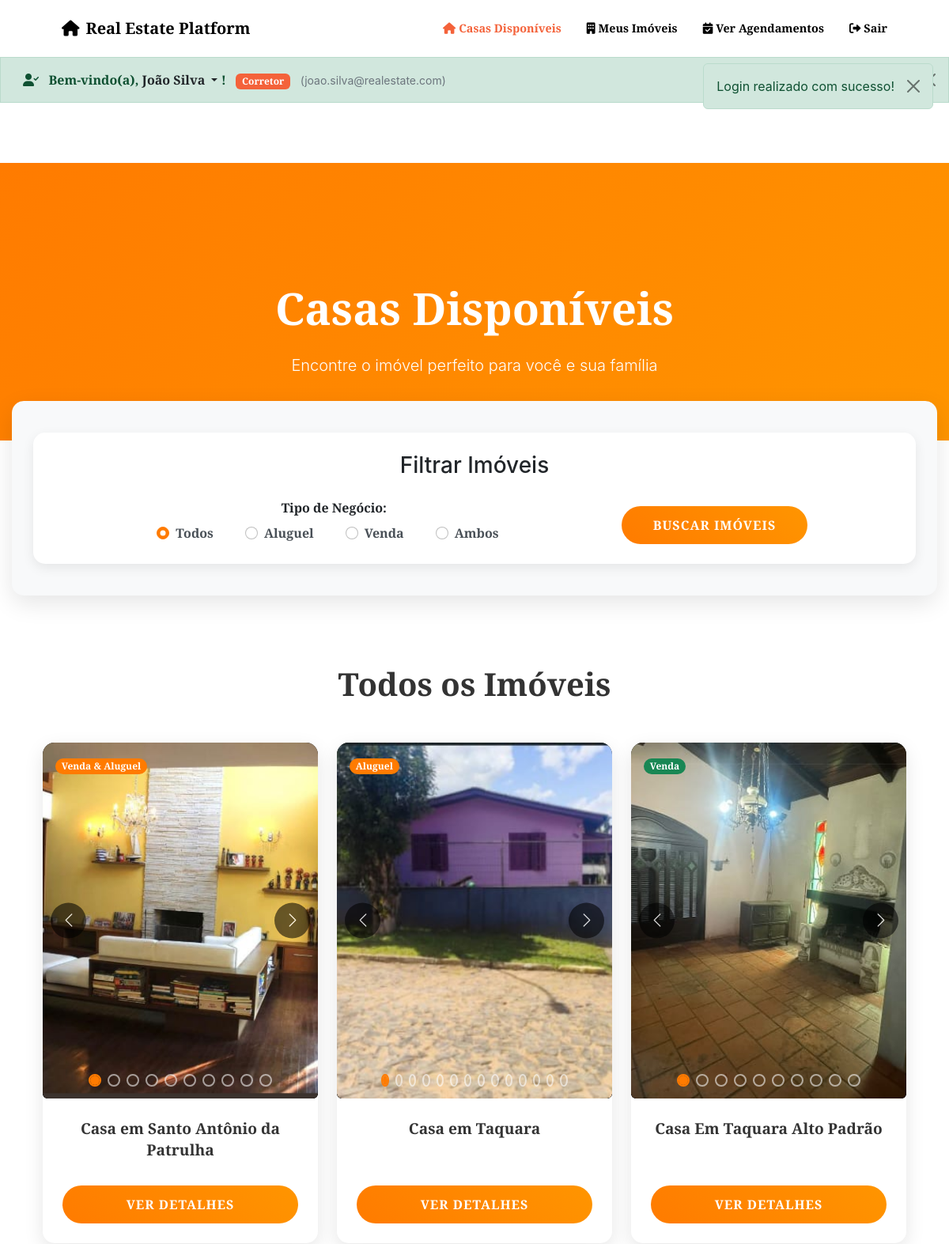
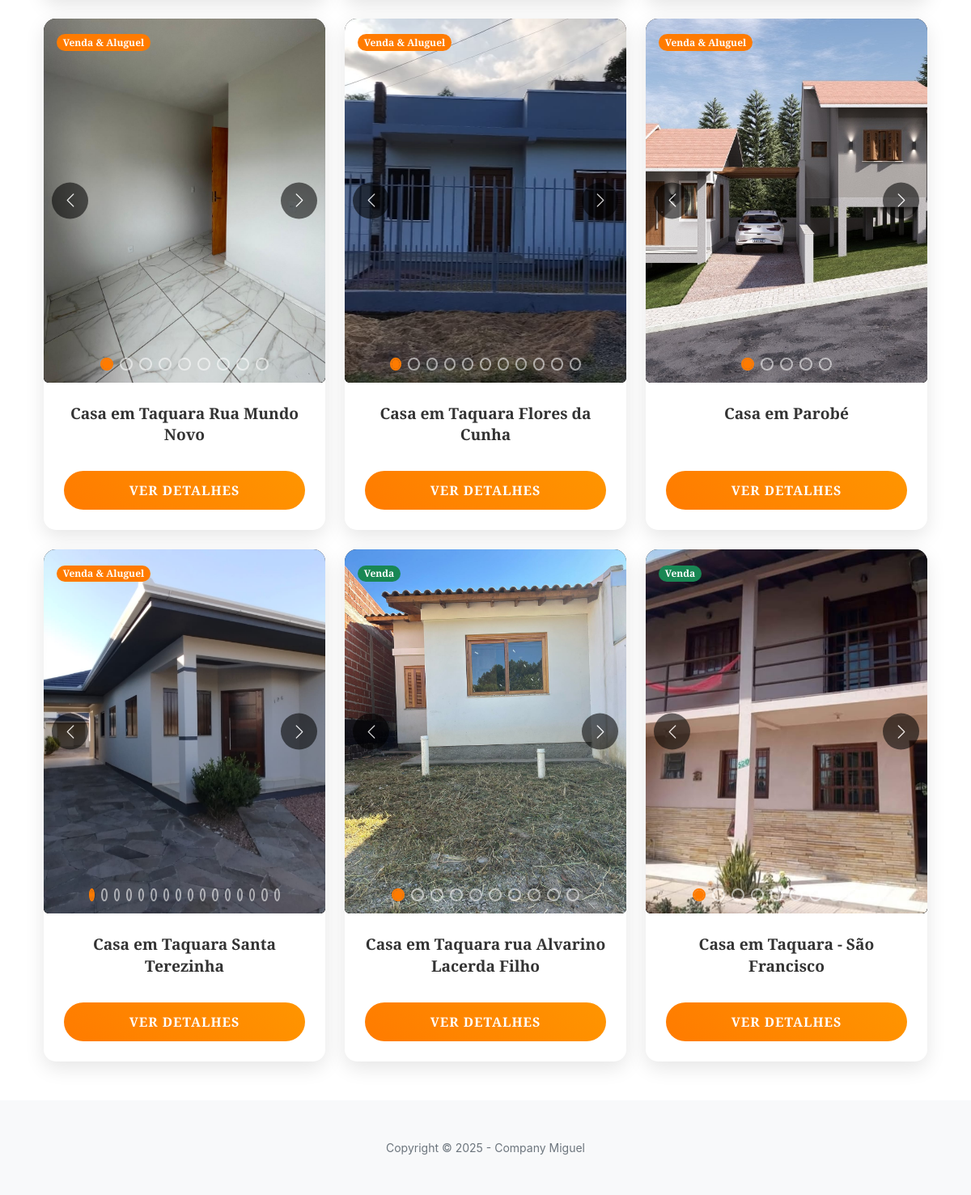
The app's page /casas_disponiveis.php (signed in) with its own data (2 pictures, top to bottom).
### tables this page shows
CREATE TABLE brokers (
    id INT AUTO_INCREMENT PRIMARY KEY,
    user_id INT NOT NULL,
    license_number VARCHAR(50) UNIQUE,
    company VARCHAR(255) NULL,
    specialties JSON NULL,
    commission_rate DECIMAL(5,2) DEFAULT 3.00,
    rating DECIMAL(3,2) DEFAULT 0.00,
    reviews_count INT DEFAULT 0,
    total_sales INT DEFAULT 0,
    years_experience INT DEFAULT 0,
    languages JSON NULL,
    created_at TIMESTAMP DEFAULT CURRENT_TIMESTAMP,
    updated_at TIMESTAMP DEFAULT CURRENT_TIMESTAMP ON UPDATE CURRENT_TIMESTAMP,
    
    FOREIGN KEY (user_id) REFERENCES users(id) ON DELETE CASCADE,
    UNIQUE KEY unique_broker_user (user_id)
);

CREATE TABLE users (
    id INT AUTO_INCREMENT PRIMARY KEY,
    first_name VARCHAR(100) NOT NULL,
    last_name VARCHAR(100) NOT NULL,
    email VARCHAR(255) NOT NULL UNIQUE,
    password VARCHAR(255) NOT NULL,
    cpf VARCHAR(14) UNIQUE,
    phone VARCHAR(20),
    user_type ENUM('user', 'broker', 'admin') DEFAULT 'user',
    status ENUM('active', 'inactive', 'pending') DEFAULT 'pending',
    email_verified BOOLEAN DEFAULT FALSE,
    verification_token VARCHAR(255) NULL,
    password_reset_token VARCHAR(255) NULL,
    password_reset_expires DATETIME NULL,
    created_at TIMESTAMP DEFAULT CURRENT_TIMESTAMP,
    updated_at TIMESTAMP DEFAULT CURRENT_TIMESTAMP ON UPDATE CURRENT_TIMESTAMP,
    
    INDEX idx_email (email),
    INDEX idx_user_type (user_type),
    INDEX idx_status (status)
);

### includes/auth.php (called while the page is built, shortened)
<?php
require_once __DIR__ . '/database.php';
class Auth {
    private $pdo;
    public function __construct() {
        global $pdo;
        $this->pdo = $pdo;
    }
    public function isLoggedIn() {
        return isset($_SESSION['user_id']);
    }
    public function getCurrentUser() {
        try {
            $stmt = $this->pdo->prepare("
                SELECT u.*, up.*, b.id as broker_id, b.license_number, b.company
                FROM users u
                LEFT JOIN user_profiles up ON u.id = up.user_id
                LEFT JOIN brokers b ON u.id = b.user_id
                WHERE u.id = ?
            ");
            $stmt->execute([$_SESSION['user_id']]);
            return $stmt->fetch();
        } catch (Exception $e) {
            error_log("Get current user error: " . $e->getMessage());
            return null;
        }
    }
}

### includes/init.php (called while the page is built, shortened)
<?php
require_once __DIR__ . '/database.php';
require_once __DIR__ . '/auth.php';
$auth = new Auth();

### includes/user_info.php (the view, shortened to what this page needs)
<?php
function renderUserInfo($current_user) {
    $user_name = htmlspecialchars($current_user['first_name'] . ' ' . $current_user['last_name']);
    $user_email = htmlspecialchars($current_user['email']);
    $user_type_label = [
        'user' => 'Cliente',
        'broker' => 'Corretor',
        'admin' => 'Administrador'
    ][$current_user['user_type']] ?? 'Usuário';
    echo <<<HTML
    <div id="userInfoBar" class="alert alert-success alert-dismissible fade show user-info-bar" role="alert"
         style="margin-bottom: 0; border-radius: 0; position: fixed; top: 72px; left: 0; right: 0; z-index: 1025;
                transition: transform 0.3s ease-in-out, opacity 0.3s ease-in-out;">
        <div class="container">
            <div class="d-flex justify-content-between align-items-center">
                <div>
                    <i class="fas fa-user-check me-2"></i>
                    <strong>Bem-vindo(a),
                        <div class="dropdown d-inline">
                            <a class="text-decoration-none text-dark fw-bold dropdown-toggle" href="#" role="button"
                               id="userDropdown" data-bs-toggle="dropdown" aria-expanded="false"
                               style="cursor: pointer; border: none; background: transparent;">
                                {$user_name}
                            </a>
                            <ul class="dropdown-menu" aria-labelledby="userDropdown">
                                <li>
                                    <a class="dropdown-item" href="perfil.php">
                                        <i class="fas fa-user me-2"></i>Meu Perfil
                                    </a>
                                </li>
HTML;
    echo <<<HTML
                            </ul>
                        </div>
                    !</strong>
                    <span class="badge bg-primary ms-2">{$user_type_label}</span>
                    <small class="text-muted ms-2">({$user_email})</small>
                </div>
            </div>
        </div>
    </div>
HTML;
}
?>

### records on screen
brokers: user.last_name "João Silva", user.user_type "Corretor", user.email "joao.silva@realestate.com"

### other values on screen
$app_name "Real Estate Platform"
$flash['message'] "Login realizado com sucesso!"
$casa['titulo'] "Casa em Santo Antônio da Patrulha"
$casa['titulo'] "Casa em Taquara"
$casa['titulo'] "Casa Em Taquara Alto Padrão"
$casa['titulo'] "Casa em Taquara Rua Mundo Novo"
$casa['titulo'] "Casa em Taquara Flores da Cunha"
$casa['titulo'] "Casa em Parobé"
$casa['titulo'] "Casa em Taquara Santa Terezinha"
$casa['titulo'] "Casa em Taquara rua Alvarino Lacerda Filho"
$casa['titulo'] "Casa em Taquara - São Francisco"
